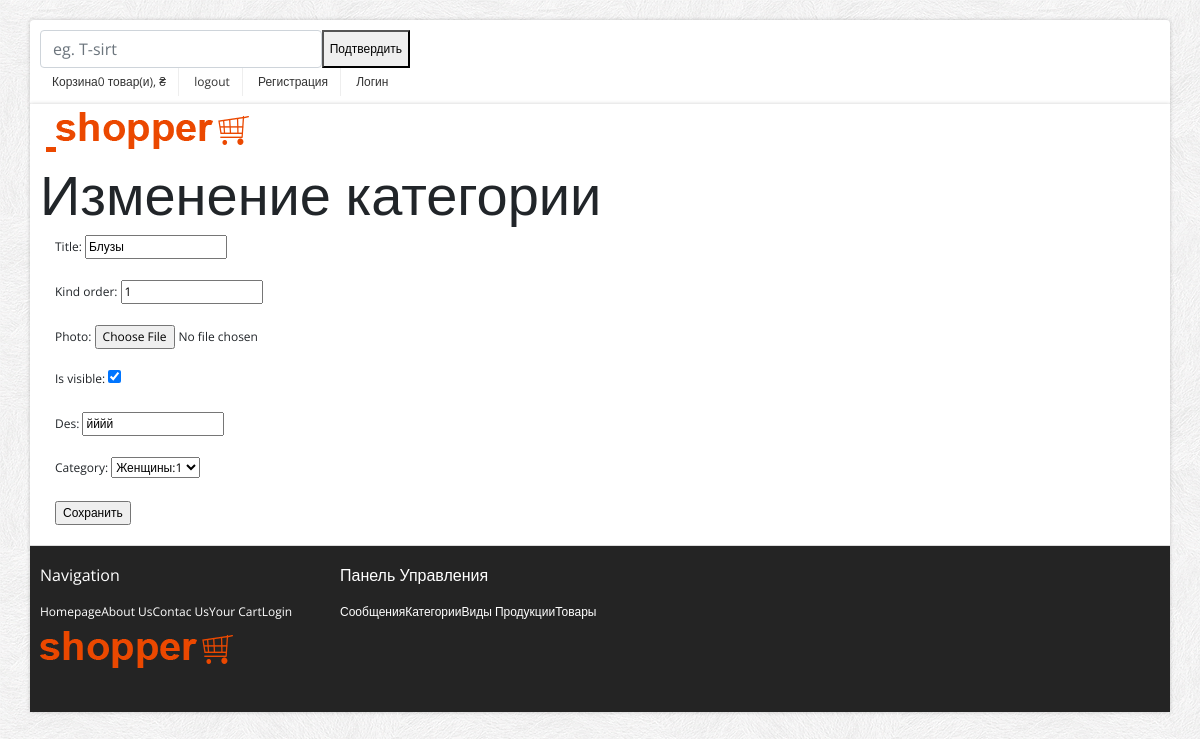
Page /admin-panel/kinds/update/1/ (signed in) on the committed database.
### main_clothesmarket/models.py (models this page shows, shortened)
class Kind(models.Model):  # kind of products in category(костюмы, платья, и.т.д.)
    def get_file_name(self, filename):
        exc = filename.strip().split('.')[-1]
        filename = f'{uuid4()}.{exc}'
        return path.join('media/images/kinds', filename)
    title = models.CharField(max_length=30, unique=True)
    photo = models.ImageField(upload_to=get_file_name)
    kind_order = models.IntegerField(unique=True)
    is_visible = models.BooleanField(default=True)
    des = models.CharField(max_length=150, unique=True)
    category = models.ForeignKey(Category, on_delete=models.CASCADE)

class Category(models.Model):  # Category of pruducts(man, woman, bags, i.t.d)
    def get_file_name(self, filename):
        exc = filename.strip().split('.')[-1]
        filename = f'{uuid4()}.{exc}'
        return path.join('media/images/categories', filename)
    title = models.CharField(max_length=16, unique=True)
    photo = models.ImageField(upload_to=get_file_name)
    category_order = models.IntegerField(unique=True)
    is_visible = models.BooleanField(default=True)
    def __str__(self):
        return f'{self.title}:{self.category_order}'

### admin_clothesmarket/views.py (the view)
# urls.py: path('kinds/update/<int:pk>/', KindUpdateView. as_view(), name='kinds_update'),
class KindUpdateView(LoginRequiredMixin, GroupRequiredMixin, SuccessMessageMixin, UpdateView):
    login_url = reverse_lazy('login')
    group_required = ['manager', 'admin']
    model = Kind
    form_class = KindForm
    template_name = 'kind_update.html'
    success_url = reverse_lazy('list_of_kind')
    success_message = 'Категория успешно изменена!'

### admin_clothesmarket/forms.py
class KindForm(forms.ModelForm):
    title = forms.CharField(max_length=30,
                            widget=forms.TextInput(attrs={'placeholder': 'Название', 'required': 'required'}))
    kind_order = forms.IntegerField(
                            widget=forms.TextInput(attrs={'placeholder': 'Порядок категории в базе',
                                                          'required': 'required'}))
    photo = forms.ImageField(widget=forms.FileInput())
    is_visible = forms.BooleanField(initial=True, required=False)
    des = forms.CharField(max_length=150,
                          widget=forms.TextInput(attrs={'placeholder': 'Описание',
                                                        'required': 'required'}))
    category = Category
    class Meta:
        model = Kind
        fields = ('title', 'kind_order', 'photo', 'is_visible', 'des', 'category')

### admin_clothesmarket/templates/kind_update.html (shortened to what this page needs)
{% extends "base.html" %}
{% block content%}
    <h1 class="display-4">Изменение категории</h1>
    <div class="row mx-auto">
        <div class='col-md-4'>
            <form action="" method="post" enctype="multipart/form-data">
                {{form.as_p}}
                <input type="submit" value="Сохранить">
            </form>
        </div>
    </div>
{% endblock%}

### static/themes/css/main.css (style rules this page uses)
body { font-size: 12px; font-family: 'Open Sans', arial, tahoma, sans-serif; background:url(../images/bg.png) repeat 0 0 fixed; }
label, input, button, select, textarea { font-size: 12px; }

### rows in the picture
Kind: title "Блузы", kind_order "1", is_visible "☑", des "йййй", category "Женщины:1"

### other values in the picture
{{ total_items }} "0"
